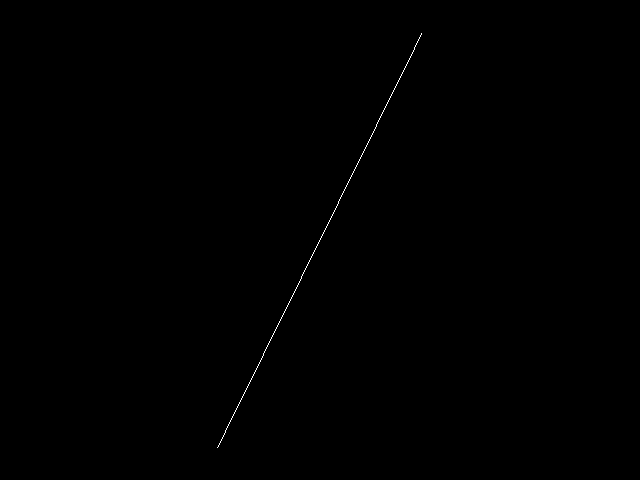

This chart was generated by the following Python code:
#!/usr/bin/env python

# Visualize a minimal directed graph with two vertices and two parallel edges
# using a Simple 2D layout strategy.

# Factory overrides: importing these modules registers the OpenGL rendering
# and interaction style implementations for vtkRenderingCore factory classes.
import vtkmodules.vtkInteractionStyle  # noqa: F401
import vtkmodules.vtkRenderingOpenGL2  # noqa: F401

# VTK pipeline classes used in this example
from vtkmodules.vtkCommonDataModel import vtkMutableDirectedGraph
from vtkmodules.vtkFiltersSources import vtkGraphToPolyData
from vtkmodules.vtkInfovisLayout import (
    vtkGraphLayout,
    vtkSimple2DLayoutStrategy,
)
from vtkmodules.vtkRenderingCore import (
    vtkActor,
    vtkPolyDataMapper,
    vtkRenderWindow,
    vtkRenderWindowInteractor,
    vtkRenderer,
)

# Graph: two vertices with two parallel directed edges
graph = vtkMutableDirectedGraph()
v1 = graph.AddVertex()
v2 = graph.AddVertex()
graph.AddGraphEdge(v1, v2)
graph.AddGraphEdge(v1, v2)

# Filter: layout the graph vertices in 2D
layout_strategy = vtkSimple2DLayoutStrategy()
layout_strategy.SetRandomSeed(0)
graph_layout = vtkGraphLayout()
graph_layout.SetInputData(graph)
graph_layout.SetLayoutStrategy(layout_strategy)

# Filter: convert graph to polydata for rendering
graph_to_polydata = vtkGraphToPolyData()
graph_to_polydata.SetInputConnection(graph_layout.GetOutputPort())

# Mapper: map edge lines to graphics primitives
edge_mapper = vtkPolyDataMapper()
edge_mapper.SetInputConnection(graph_to_polydata.GetOutputPort())
edge_mapper.ScalarVisibilityOff()

# Actor: assign the edge geometry
edge_actor = vtkActor()
edge_actor.SetMapper(edge_mapper)

# Renderer: assemble the scene
renderer = vtkRenderer()
renderer.AddActor(edge_actor)

# Render window: display the rendered scene
render_window = vtkRenderWindow()
render_window.AddRenderer(renderer)
render_window.SetWindowName("visualize graph")
render_window.SetMultiSamples(0)
render_window.SetSize(640, 480)

# Interactor: handle mouse and keyboard events
render_window_interactor = vtkRenderWindowInteractor()
render_window_interactor.SetRenderWindow(render_window)

# Scene: reset camera
renderer.ResetCamera()

# Start: launch the interactive visualization
render_window_interactor.Initialize()
render_window_interactor.Start()
